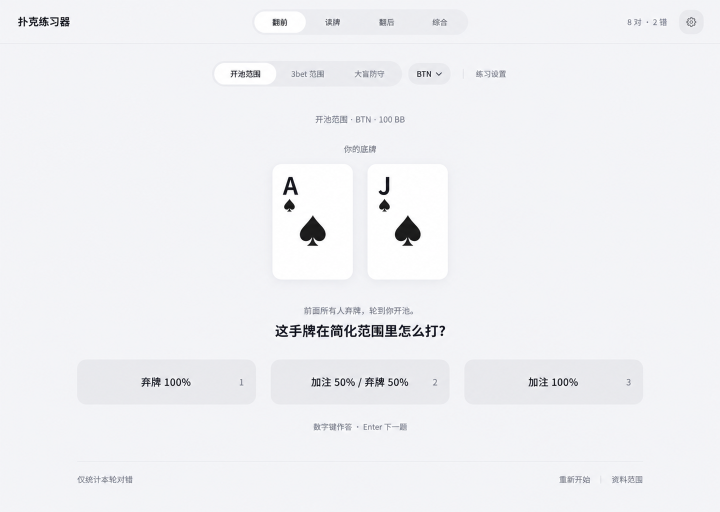
#> input picture design/reference.png, 1440 x 1024 px, found by its file name (shown at 1/2 size)
$ python focus.py
#> lines starting #> are read from the running program, lines starting #| are printed output that depends on the picture
from PIL import Image
from pathlib import Path
root=Path(r'C:/Users/why/Documents/ChatGPT/德州扑克GTO简化/design')
a=Image.open(root/'reference.png').crop((400,260,1040,870))
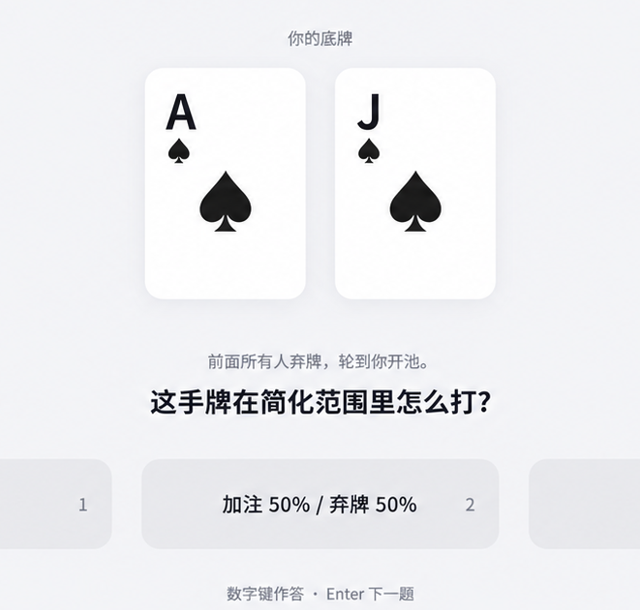
#> a: PIL image 640x610 RGB; mean R, G, B 236.9, 237.5, 240.2
b=Image.open(root/'preview.png').crop((400,260,1040,870))
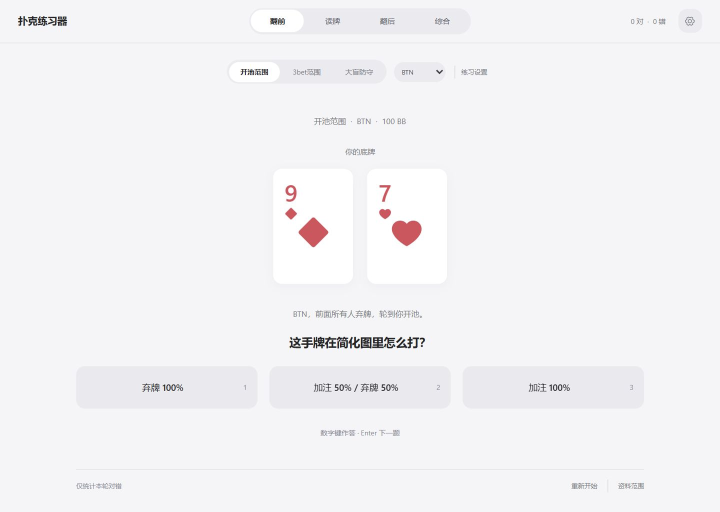
#> input picture design/preview.png, 1440 x 1024 px, found by its file name (shown at 1/2 size)
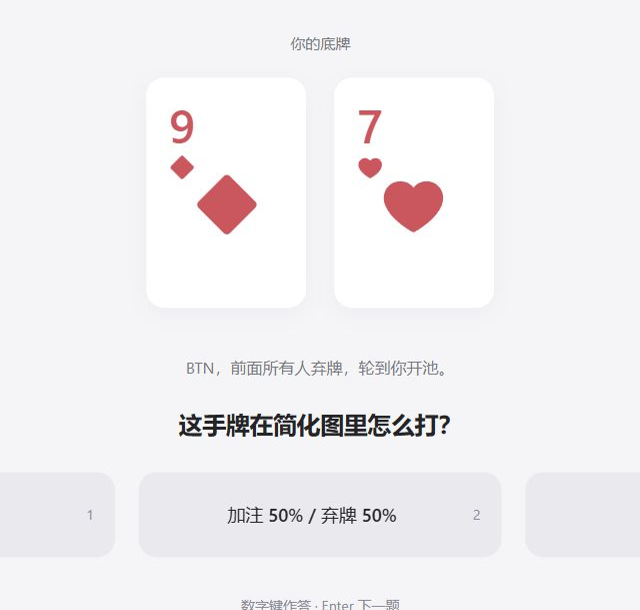
#> b: PIL image 640x610 RGB; mean R, G, B 241.9, 240.2, 242.3
out=Image.new('RGB',(1280,610));out.paste(a,(0,0));out.paste(b,(640,0));out.save(root/'comparison-focus.png')
#> after `out = Image.new('RGB', (1280, 610))`: out: PIL image 1280x610 RGB; every value is 0
#> after `out.paste(a, (0, 0))`:
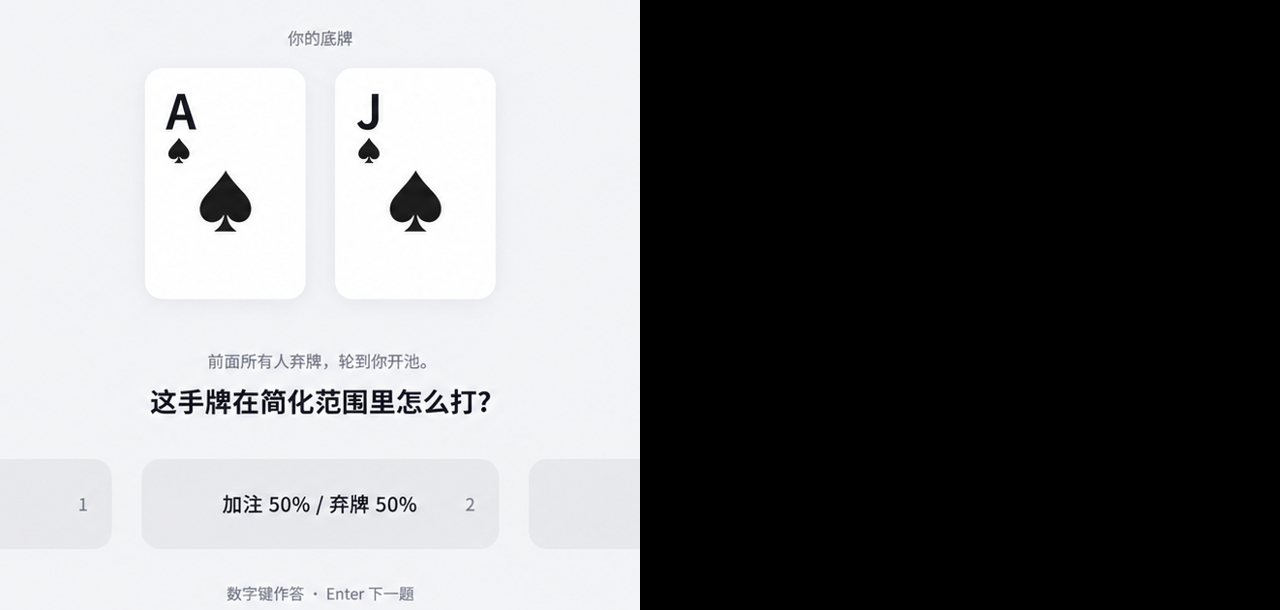
#> out: PIL image 1280x610 RGB; mean R, G, B 118.5, 118.7, 120.1
#> after `out.paste(b, (640, 0))`:
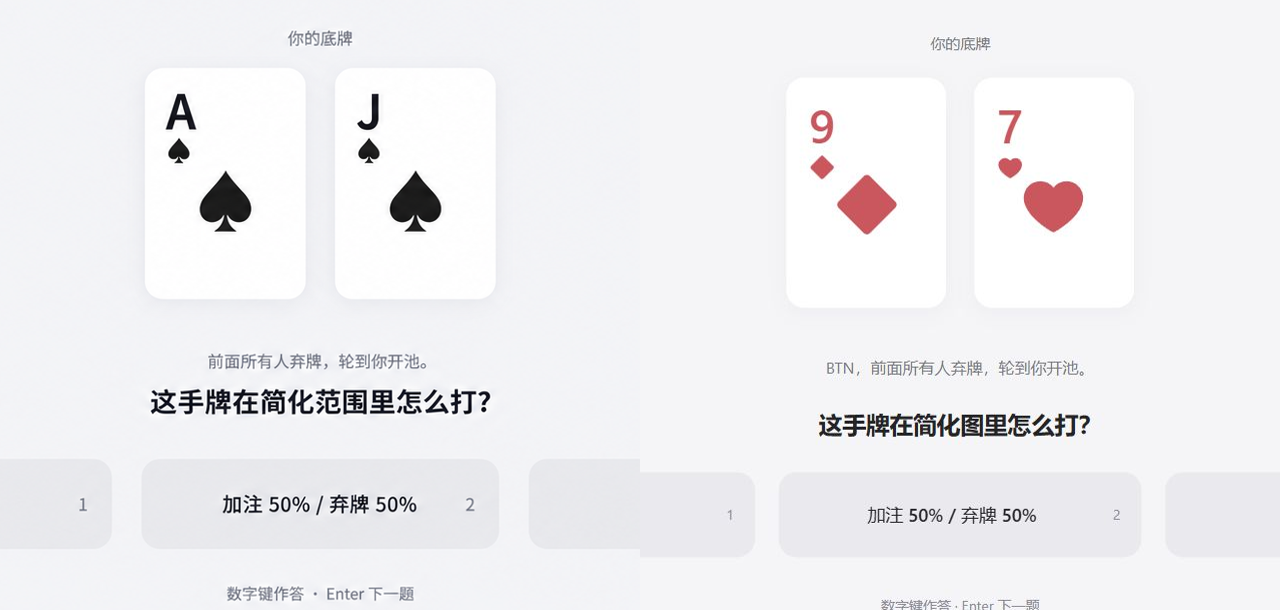
#> out: PIL image 1280x610 RGB; mean R, G, B 239.4, 238.8, 241.3
for name in ['postflop','settings']:
#> (the run stopped early here; a loop or call above may not have finished)
